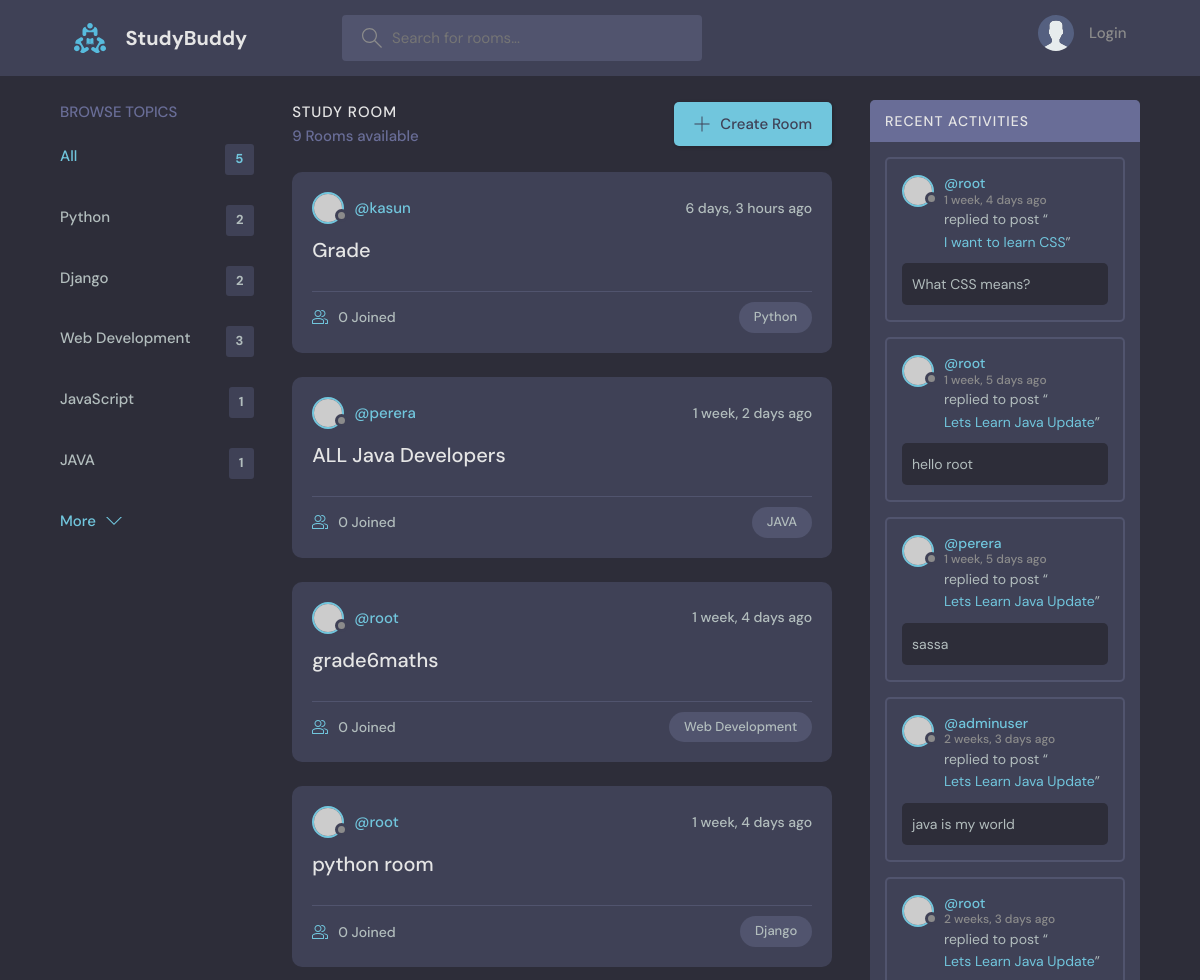
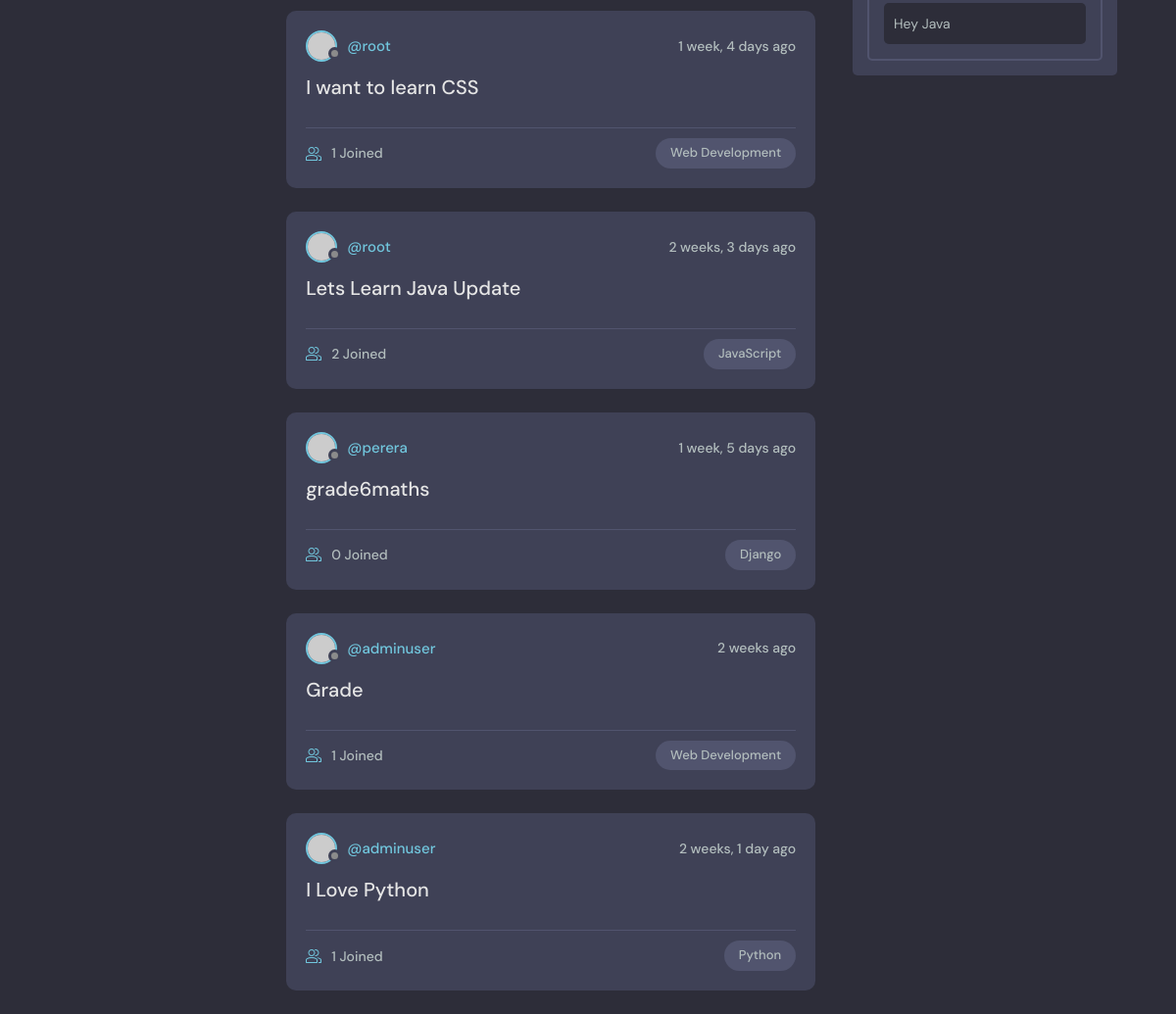
The page / on the database its author committed (2 pictures, top to bottom).
### base/models.py (models this page shows, shortened)
class Topic(models.Model):
    name = models.CharField(max_length=200)

class Room(models.Model):
    host = models.ForeignKey(User, on_delete=models.SET_NULL, null=True)
    topic = models.ForeignKey(Topic, on_delete=models.SET_NULL, null=True)
    name = models.CharField(max_length=200)
    description = models.TextField(null=True, blank=True)
    participants = models.ManyToManyField(User, related_name='participants', blank=True)
    updated = models.DateTimeField(auto_now=True)
    created = models.DateTimeField(auto_now_add=True)
    class Meta:
        ordering = ['-updated','-created']
    def __str__(self):
        return self.name

class Message(models.Model):
    user = models.ForeignKey(User, on_delete=models.CASCADE)
    room = models.ForeignKey(Room, on_delete=models.CASCADE)
    body = models.TextField()
    updated = models.DateTimeField(auto_now=True)
    created = models.DateTimeField(auto_now_add=True)
    class Meta:
        ordering = ['-updated','-created']

### base/views.py (the view)
# urls.py: path('',views.home, name="home"),
def home(request):
    q = request.GET.get('q') if request.GET.get('q') != None else ''
    rooms = Room.objects.filter(
        Q(topic__name__icontains=q) |
        Q(name__icontains=q) |
        Q(description__icontains=q))
    topics = Topic.objects.all()[0:5]
    room_count = rooms.count()
    room_messages = Message.objects.filter(Q(room__topic__name__icontains=q))
    context = {'rooms':rooms, 'topics':topics, 'room_count':room_count, 'room_messages':room_messages}
    return render(request, 'base/home.html', context)

### base/templates/base/home.html (shortened to what this page needs)
{% extends 'main.html' %}
{% block content %}
    <main class="layout layout--3">
      <div class="container">
        {% include 'base/topic_components.html' %}
        <div class="roomList">
          <div class="roomList__header">
            <div>
              <h2>Study Room</h2>
              <p>{{room_count}} Rooms available</p>
            </div>
            <a class="btn btn--main" href="{% url 'create-room' %}">
              <svg version="1.1" xmlns="http://www.w3.org/2000/svg" width="32" height="32" viewBox="0 0 32 32">
                <title>add</title>
                <path
                  d="M16.943 0.943h-1.885v14.115h-14.115v1.885h14.115v14.115h1.885v-14.115h14.115v-1.885h-14.115v-14.115z"
                ></path>
              </svg>
              Create Room
            </a>
          </div>
          {% include 'base/feed_component.html' %}
        </div>
         {% include 'base/activity_component.html' %}
      </div>
    </main>
{% endblock content%}

### base/templates/base/topic_components.html
<div class="topics">
    <div class="topics__header">
      <h2>Browse Topics</h2>
    </div>
    <ul class="topics__list">
      <li>
        <a href="{% url 'home' %}" class="active">All <span>{{topics.count}}</span></a>
      </li>
      {% for topic in topics %}
        <li>
            <a href="{% url 'home' %}?q={{topic.name}}"> {{topic.name}} <span>{{topic.room_set.all.count}}</span></a>
        </li>
      {% endfor %}
    </ul>
    <a class="btn btn--link" href="{% url 'topics' %}">
      More
      <svg version="1.1" xmlns="http://www.w3.org/2000/svg" width="32" height="32" viewBox="0 0 32 32">
        <title>chevron-down</title>
        <path d="M16 21l-13-13h-3l16 16 16-16h-3l-13 13z"></path>
      </svg>
    </a>
  </div>

### base/templates/base/feed_component.html (shortened to what this page needs)
{% for room in rooms %}
<div class="roomListRoom">
    <div class="roomListRoom__header">
      <a href="{% url 'user-profile' room.host.id %}" class="roomListRoom__author">
        <div class="avatar avatar--small">
          <img src="https://randomuser.me/api/portraits/women/11.jpg" />
        </div>
        <span>@{{room.host.username}}</span>
      </a>
      <div class="roomListRoom__actions">
        <span> {{room.created|timesince}} ago</span>
      </div>
    </div>
    <div class="roomListRoom__content">
      <a href="{% url 'room' room.id %}">{{room.name}}</a>
    </div>
    <div class="roomListRoom__meta">
      <a href="{% url 'room' room.id %}" class="roomListRoom__joined">
        {{room.participants.all.count}} Joined
      </a>
      <p class="roomListRoom__topic">{{room.topic.name}}</p>
    </div>
  </div>
{% endfor %}

### base/templates/base/activity_component.html (shortened to what this page needs)
    <div class="activities">
        <div class="activities__header">
        <h2>Recent Activities</h2>
        </div>
    {% for message in room_messages %}
            <div class="activities__box">
            <div class="activities__boxHeader roomListRoom__header">
                <a href="{% url 'user-profile' message.user.id %}" class="roomListRoom__author">
                <div class="avatar avatar--small">
                    <img src="https://randomuser.me/api/portraits/women/11.jpg" />
                </div>
                <p>
                    @{{message.user}}
                    <span> {{message.created|timesince}} ago</span>
                </p>
                </a>
            </div>
            <div class="activities__boxContent">
                <p>replied to post “<a href="{% url 'room' message.room.id %}">{{message.room}}</a>”</p>
                <div class="activities__boxRoomContent">
                {{message.body}}
                </div>
            </div>
            </div>
        {% endfor %}
    </div>

### rows shown on the page
Topic: name "Python", room_set.all.count "2"
Topic: name "Django", room_set.all.count "2"
Topic: name "Web Development", room_set.all.count "3"
Topic: name "JavaScript", room_set.all.count "1"
Topic: name "JAVA", room_set.all.count "1"
Room: host.username "kasun", created "6 days, 3 hours", name "Grade", participants.all.count "0", topic.name "Python"
Room: host.username "perera", created "1 week, 2 days", name "ALL Java Developers", participants.all.count "0", topic.name "JAVA"
Room: host.username "root", created "1 week, 4 days", name "grade6maths", participants.all.count "0", topic.name "Web Development"
Room: host.username "root", created "1 week, 4 days", name "python room", participants.all.count "0", topic.name "Django"
Room: host.username "root", created "1 week, 4 days", name "I want to learn CSS", participants.all.count "1", topic.name "Web Development"
Room: host.username "root", created "2 weeks, 3 days", name "Lets Learn Java Update", participants.all.count "2", topic.name "JavaScript"
Room: host.username "perera", created "1 week, 5 days", name "grade6maths", participants.all.count "0", topic.name "Django"
Room: host.username "adminuser", created "2 weeks", name "Grade", participants.all.count "1", topic.name "Web Development"
Room: host.username "adminuser", created "2 weeks, 1 day", name "I Love Python", participants.all.count "1", topic.name "Python"
Message: user "root", created "1 week, 4 days", room "I want to learn CSS", body "What CSS means?"
Message: user "root", created "1 week, 5 days", room "Lets Learn Java Update", body "hello root"
Message: user "perera", created "1 week, 5 days", room "Lets Learn Java Update", body "sassa"
Message: user "adminuser", created "2 weeks, 3 days", room "Lets Learn Java Update", body "java is my world"
Message: user "root", created "2 weeks, 3 days", room "Lets Learn Java Update", body "Hey Java"

### other values the page prints
{{ topics.count }} "5"
{{ room_count }} "9"
